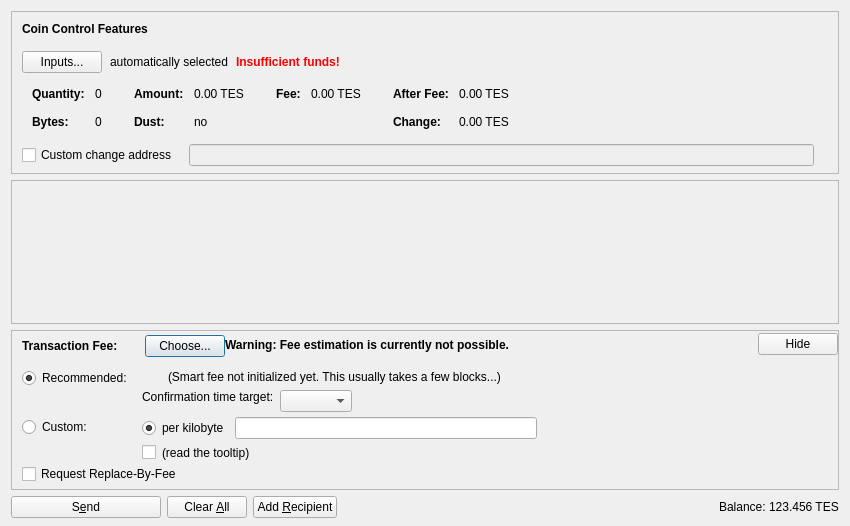
<?xml version="1.0" encoding="UTF-8"?>
<ui version="4.0">
 <class>SendCoinsDialog</class>
 <widget class="QDialog" name="SendCoinsDialog">
  <property name="geometry">
   <rect>
    <x>0</x>
    <y>0</y>
    <width>850</width>
    <height>526</height>
   </rect>
  </property>
  <property name="windowTitle">
   <string>Send Coins</string>
  </property>
  <layout class="QVBoxLayout" name="verticalLayout" stretch="0,1,0,0">
   <property name="bottomMargin">
    <number>8</number>
   </property>
   <item>
    <widget class="QFrame" name="frameCoinControl">
     <property name="sizePolicy">
      <sizepolicy hsizetype="Expanding" vsizetype="Expanding">
       <horstretch>0</horstretch>
       <verstretch>0</verstretch>
      </sizepolicy>
     </property>
     <property name="maximumSize">
      <size>
       <width>16777215</width>
       <height>16777215</height>
      </size>
     </property>
     <property name="frameShape">
      <enum>QFrame::StyledPanel</enum>
     </property>
     <property name="frameShadow">
      <enum>QFrame::Sunken</enum>
     </property>
     <layout class="QVBoxLayout" name="verticalLayoutCoinControl2">
      <property name="spacing">
       <number>0</number>
      </property>
      <property name="leftMargin">
       <number>0</number>
      </property>
      <property name="topMargin">
       <number>0</number>
      </property>
      <property name="rightMargin">
       <number>0</number>
      </property>
      <property name="bottomMargin">
       <number>6</number>
      </property>
      <item>
       <layout class="QVBoxLayout" name="verticalLayoutCoinControl" stretch="0,0,0,0,1">
        <property name="spacing">
         <number>0</number>
        </property>
        <property name="leftMargin">
         <number>10</number>
        </property>
        <property name="topMargin">
         <number>10</number>
        </property>
        <item>
         <layout class="QHBoxLayout" name="horizontalLayoutCoinControl1">
          <property name="bottomMargin">
           <number>15</number>
          </property>
          <item>
           <widget class="QLabel" name="labelCoinControlFeatures">
            <property name="sizePolicy">
             <sizepolicy hsizetype="Preferred" vsizetype="Maximum">
              <horstretch>0</horstretch>
              <verstretch>0</verstretch>
             </sizepolicy>
            </property>
            <property name="font">
             <font>
              <weight>75</weight>
              <bold>true</bold>
             </font>
            </property>
            <property name="styleSheet">
             <string notr="true">font-weight:bold;</string>
            </property>
            <property name="text">
             <string>Coin Control Features</string>
            </property>
           </widget>
          </item>
         </layout>
        </item>
        <item>
         <layout class="QHBoxLayout" name="horizontalLayoutCoinControl2" stretch="0,0,0,0">
          <property name="spacing">
           <number>8</number>
          </property>
          <property name="bottomMargin">
           <number>10</number>
          </property>
          <item>
           <widget class="QPushButton" name="pushButtonCoinControl">
            <property name="styleSheet">
             <string notr="true"/>
            </property>
            <property name="text">
             <string>Inputs...</string>
            </property>
            <property name="autoDefault">
             <bool>false</bool>
            </property>
           </widget>
          </item>
          <item>
           <widget class="QLabel" name="labelCoinControlAutomaticallySelected">
            <property name="text">
             <string>automatically selected</string>
            </property>
            <property name="margin">
             <number>5</number>
            </property>
           </widget>
          </item>
          <item>
           <widget class="QLabel" name="labelCoinControlInsuffFunds">
            <property name="font">
             <font>
              <weight>75</weight>
              <bold>true</bold>
             </font>
            </property>
            <property name="styleSheet">
             <string notr="true">color:red;font-weight:bold;</string>
            </property>
            <property name="text">
             <string>Insufficient funds!</string>
            </property>
            <property name="margin">
             <number>5</number>
            </property>
           </widget>
          </item>
          <item>
           <spacer name="horizontalSpacerCoinControl">
            <property name="orientation">
             <enum>Qt::Horizontal</enum>
            </property>
            <property name="sizeHint" stdset="0">
             <size>
              <width>40</width>
              <height>1</height>
             </size>
            </property>
           </spacer>
          </item>
         </layout>
        </item>
        <item>
         <widget class="QWidget" name="widgetCoinControl" native="true">
          <property name="sizePolicy">
           <sizepolicy hsizetype="Preferred" vsizetype="Preferred">
            <horstretch>0</horstretch>
            <verstretch>0</verstretch>
           </sizepolicy>
          </property>
          <property name="minimumSize">
           <size>
            <width>0</width>
            <height>0</height>
           </size>
          </property>
          <property name="styleSheet">
           <string notr="true"/>
          </property>
          <layout class="QHBoxLayout" name="horizontalLayoutCoinControl5">
           <property name="leftMargin">
            <number>0</number>
           </property>
           <property name="topMargin">
            <number>0</number>
           </property>
           <property name="rightMargin">
            <number>0</number>
           </property>
           <property name="bottomMargin">
            <number>0</number>
           </property>
           <item>
            <layout class="QHBoxLayout" name="horizontalLayoutCoinControl3" stretch="0,0,0,1">
             <property name="spacing">
              <number>20</number>
             </property>
             <property name="topMargin">
              <number>0</number>
             </property>
             <property name="bottomMargin">
              <number>10</number>
             </property>
             <item>
              <layout class="QFormLayout" name="formLayoutCoinControl1">
               <property name="horizontalSpacing">
                <number>10</number>
               </property>
               <property name="verticalSpacing">
                <number>14</number>
               </property>
               <property name="leftMargin">
                <number>10</number>
               </property>
               <property name="topMargin">
                <number>4</number>
               </property>
               <property name="rightMargin">
                <number>6</number>
               </property>
               <item row="0" column="0">
                <widget class="QLabel" name="labelCoinControlQuantityText">
                 <property name="font">
                  <font>
                   <weight>75</weight>
                   <bold>true</bold>
                  </font>
                 </property>
                 <property name="text">
                  <string>Quantity:</string>
                 </property>
                 <property name="margin">
                  <number>0</number>
                 </property>
                </widget>
               </item>
               <item row="0" column="1">
                <widget class="QLabel" name="labelCoinControlQuantity">
                 <property name="cursor">
                  <cursorShape>IBeamCursor</cursorShape>
                 </property>
                 <property name="contextMenuPolicy">
                  <enum>Qt::ActionsContextMenu</enum>
                 </property>
                 <property name="text">
                  <string notr="true">0</string>
                 </property>
                 <property name="margin">
                  <number>0</number>
                 </property>
                 <property name="textInteractionFlags">
                  <set>Qt::LinksAccessibleByMouse|Qt::TextSelectableByKeyboard|Qt::TextSelectableByMouse</set>
                 </property>
                </widget>
               </item>
               <item row="1" column="0">
                <widget class="QLabel" name="labelCoinControlBytesText">
                 <property name="font">
                  <font>
                   <weight>75</weight>
                   <bold>true</bold>
                  </font>
                 </property>
                 <property name="text">
                  <string>Bytes:</string>
                 </property>
                </widget>
               </item>
               <item row="1" column="1">
                <widget class="QLabel" name="labelCoinControlBytes">
                 <property name="cursor">
                  <cursorShape>IBeamCursor</cursorShape>
                 </property>
                 <property name="contextMenuPolicy">
                  <enum>Qt::ActionsContextMenu</enum>
                 </property>
                 <property name="text">
                  <string notr="true">0</string>
                 </property>
                 <property name="textInteractionFlags">
                  <set>Qt::LinksAccessibleByMouse|Qt::TextSelectableByKeyboard|Qt::TextSelectableByMouse</set>
                 </property>
                </widget>
               </item>
              </layout>
             </item>
             <item>
              <layout class="QFormLayout" name="formLayoutCoinControl2">
               <property name="horizontalSpacing">
                <number>10</number>
               </property>
               <property name="verticalSpacing">
                <number>14</number>
               </property>
               <property name="leftMargin">
                <number>6</number>
               </property>
               <property name="topMargin">
                <number>4</number>
               </property>
               <property name="rightMargin">
                <number>6</number>
               </property>
               <item row="0" column="0">
                <widget class="QLabel" name="labelCoinControlAmountText">
                 <property name="font">
                  <font>
                   <weight>75</weight>
                   <bold>true</bold>
                  </font>
                 </property>
                 <property name="text">
                  <string>Amount:</string>
                 </property>
                 <property name="margin">
                  <number>0</number>
                 </property>
                </widget>
               </item>
               <item row="0" column="1">
                <widget class="QLabel" name="labelCoinControlAmount">
                 <property name="cursor">
                  <cursorShape>IBeamCursor</cursorShape>
                 </property>
                 <property name="contextMenuPolicy">
                  <enum>Qt::ActionsContextMenu</enum>
                 </property>
                 <property name="text">
                  <string notr="true">0.00 TES</string>
                 </property>
                 <property name="textInteractionFlags">
                  <set>Qt::LinksAccessibleByMouse|Qt::TextSelectableByKeyboard|Qt::TextSelectableByMouse</set>
                 </property>
                </widget>
               </item>
               <item row="1" column="0">
                <widget class="QLabel" name="labelCoinControlLowOutputText">
                 <property name="font">
                  <font>
                   <weight>75</weight>
                   <bold>true</bold>
                  </font>
                 </property>
                 <property name="text">
                  <string>Dust:</string>
                 </property>
                </widget>
               </item>
               <item row="1" column="1">
                <widget class="QLabel" name="labelCoinControlLowOutput">
                 <property name="cursor">
                  <cursorShape>IBeamCursor</cursorShape>
                 </property>
                 <property name="contextMenuPolicy">
                  <enum>Qt::ActionsContextMenu</enum>
                 </property>
                 <property name="text">
                  <string notr="true">no</string>
                 </property>
                 <property name="textInteractionFlags">
                  <set>Qt::LinksAccessibleByMouse|Qt::TextSelectableByKeyboard|Qt::TextSelectableByMouse</set>
                 </property>
                </widget>
               </item>
              </layout>
             </item>
             <item>
              <layout class="QFormLayout" name="formLayoutCoinControl3">
               <property name="horizontalSpacing">
                <number>10</number>
               </property>
               <property name="verticalSpacing">
                <number>14</number>
               </property>
               <property name="leftMargin">
                <number>6</number>
               </property>
               <property name="topMargin">
                <number>4</number>
               </property>
               <property name="rightMargin">
                <number>6</number>
               </property>
               <item row="0" column="0">
                <widget class="QLabel" name="labelCoinControlFeeText">
                 <property name="font">
                  <font>
                   <weight>75</weight>
                   <bold>true</bold>
                  </font>
                 </property>
                 <property name="text">
                  <string>Fee:</string>
                 </property>
                 <property name="margin">
                  <number>0</number>
                 </property>
                </widget>
               </item>
               <item row="0" column="1">
                <widget class="QLabel" name="labelCoinControlFee">
                 <property name="cursor">
                  <cursorShape>IBeamCursor</cursorShape>
                 </property>
                 <property name="contextMenuPolicy">
                  <enum>Qt::ActionsContextMenu</enum>
                 </property>
                 <property name="text">
                  <string notr="true">0.00 TES</string>
                 </property>
                 <property name="textInteractionFlags">
                  <set>Qt::LinksAccessibleByMouse|Qt::TextSelectableByKeyboard|Qt::TextSelectableByMouse</set>
                 </property>
                </widget>
               </item>
              </layout>
             </item>
             <item>
              <layout class="QFormLayout" name="formLayoutCoinControl4">
               <property name="horizontalSpacing">
                <number>10</number>
               </property>
               <property name="verticalSpacing">
                <number>14</number>
               </property>
               <property name="leftMargin">
                <number>6</number>
               </property>
               <property name="topMargin">
                <number>4</number>
               </property>
               <property name="rightMargin">
                <number>6</number>
               </property>
               <item row="0" column="0">
                <widget class="QLabel" name="labelCoinControlAfterFeeText">
                 <property name="font">
                  <font>
                   <weight>75</weight>
                   <bold>true</bold>
                  </font>
                 </property>
                 <property name="text">
                  <string>After Fee:</string>
                 </property>
                 <property name="margin">
                  <number>0</number>
                 </property>
                </widget>
               </item>
               <item row="0" column="1">
                <widget class="QLabel" name="labelCoinControlAfterFee">
                 <property name="cursor">
                  <cursorShape>IBeamCursor</cursorShape>
                 </property>
                 <property name="contextMenuPolicy">
                  <enum>Qt::ActionsContextMenu</enum>
                 </property>
                 <property name="text">
                  <string notr="true">0.00 TES</string>
                 </property>
                 <property name="textInteractionFlags">
                  <set>Qt::LinksAccessibleByMouse|Qt::TextSelectableByKeyboard|Qt::TextSelectableByMouse</set>
                 </property>
                </widget>
               </item>
               <item row="1" column="0">
                <widget class="QLabel" name="labelCoinControlChangeText">
                 <property name="font">
                  <font>
                   <weight>75</weight>
                   <bold>true</bold>
                  </font>
                 </property>
                 <property name="text">
                  <string>Change:</string>
                 </property>
                </widget>
               </item>
               <item row="1" column="1">
                <widget class="QLabel" name="labelCoinControlChange">
                 <property name="cursor">
                  <cursorShape>IBeamCursor</cursorShape>
                 </property>
                 <property name="contextMenuPolicy">
                  <enum>Qt::ActionsContextMenu</enum>
                 </property>
                 <property name="text">
                  <string notr="true">0.00 TES</string>
                 </property>
                 <property name="textInteractionFlags">
                  <set>Qt::LinksAccessibleByMouse|Qt::TextSelectableByKeyboard|Qt::TextSelectableByMouse</set>
                 </property>
                </widget>
               </item>
              </layout>
             </item>
            </layout>
           </item>
          </layout>
         </widget>
        </item>
        <item>
         <layout class="QHBoxLayout" name="horizontalLayoutCoinControl4" stretch="0,0,0">
          <property name="spacing">
           <number>12</number>
          </property>
          <property name="sizeConstraint">
           <enum>QLayout::SetDefaultConstraint</enum>
          </property>
          <property name="topMargin">
           <number>5</number>
          </property>
          <property name="rightMargin">
           <number>5</number>
          </property>
          <item>
           <widget class="QCheckBox" name="checkBoxCoinControlChange">
            <property name="toolTip">
             <string>If this is activated, but the change address is empty or invalid, change will be sent to a newly generated address.</string>
            </property>
            <property name="text">
             <string>Custom change address</string>
            </property>
           </widget>
          </item>
          <item>
           <widget class="QValidatedLineEdit" name="lineEditCoinControlChange">
            <property name="enabled">
             <bool>false</bool>
            </property>
            <property name="sizePolicy">
             <sizepolicy hsizetype="Expanding" vsizetype="Fixed">
              <horstretch>0</horstretch>
              <verstretch>0</verstretch>
             </sizepolicy>
            </property>
           </widget>
          </item>
          <item>
           <widget class="QLabel" name="labelCoinControlChangeLabel">
            <property name="sizePolicy">
             <sizepolicy hsizetype="Preferred" vsizetype="Expanding">
              <horstretch>0</horstretch>
              <verstretch>0</verstretch>
             </sizepolicy>
            </property>
            <property name="minimumSize">
             <size>
              <width>0</width>
              <height>0</height>
             </size>
            </property>
            <property name="text">
             <string/>
            </property>
            <property name="margin">
             <number>3</number>
            </property>
           </widget>
          </item>
         </layout>
        </item>
        <item>
         <spacer name="verticalSpacerCoinControl">
          <property name="orientation">
           <enum>Qt::Vertical</enum>
          </property>
          <property name="sizeHint" stdset="0">
           <size>
            <width>800</width>
            <height>1</height>
           </size>
          </property>
         </spacer>
        </item>
       </layout>
      </item>
     </layout>
    </widget>
   </item>
   <item>
    <widget class="QScrollArea" name="scrollArea">
     <property name="widgetResizable">
      <bool>true</bool>
     </property>
     <widget class="QWidget" name="scrollAreaWidgetContents">
      <property name="geometry">
       <rect>
        <x>0</x>
        <y>0</y>
        <width>830</width>
        <height>104</height>
       </rect>
      </property>
      <layout class="QVBoxLayout" name="verticalLayout_2" stretch="0,1">
       <property name="leftMargin">
        <number>0</number>
       </property>
       <property name="topMargin">
        <number>0</number>
       </property>
       <property name="rightMargin">
        <number>0</number>
       </property>
       <property name="bottomMargin">
        <number>0</number>
       </property>
       <item>
        <layout class="QVBoxLayout" name="entries">
         <property name="spacing">
          <number>6</number>
         </property>
        </layout>
       </item>
       <item>
        <spacer name="verticalSpacer">
         <property name="orientation">
          <enum>Qt::Vertical</enum>
         </property>
         <property name="sizeHint" stdset="0">
          <size>
           <width>20</width>
           <height>40</height>
          </size>
         </property>
        </spacer>
       </item>
      </layout>
     </widget>
    </widget>
   </item>
   <item>
    <widget class="QFrame" name="frameFee">
     <property name="sizePolicy">
      <sizepolicy hsizetype="Expanding" vsizetype="Expanding">
       <horstretch>0</horstretch>
       <verstretch>0</verstretch>
      </sizepolicy>
     </property>
     <property name="maximumSize">
      <size>
       <width>16777215</width>
       <height>16777215</height>
      </size>
     </property>
     <property name="frameShape">
      <enum>QFrame::StyledPanel</enum>
     </property>
     <property name="frameShadow">
      <enum>QFrame::Sunken</enum>
     </property>
     <layout class="QVBoxLayout" name="verticalLayoutFee1">
      <property name="spacing">
       <number>0</number>
      </property>
      <property name="leftMargin">
       <number>0</number>
      </property>
      <property name="topMargin">
       <number>0</number>
      </property>
      <property name="rightMargin">
       <number>0</number>
      </property>
      <property name="bottomMargin">
       <number>0</number>
      </property>
      <item>
       <layout class="QVBoxLayout" name="verticalLayoutFee2" stretch="0,0,0">
        <property name="spacing">
         <number>0</number>
        </property>
        <property name="leftMargin">
         <number>10</number>
        </property>
        <property name="topMargin">
         <number>0</number>
        </property>
        <item>
         <layout class="QHBoxLayout" name="horizontalLayoutFee1">
          <property name="bottomMargin">
           <number>0</number>
          </property>
          <item>
           <layout class="QVBoxLayout" name="verticalLayoutFee7">
            <property name="spacing">
             <number>0</number>
            </property>
            <item>
             <spacer name="verticalSpacerSmartFee">
              <property name="orientation">
               <enum>Qt::Vertical</enum>
              </property>
              <property name="sizeType">
               <enum>QSizePolicy::Fixed</enum>
              </property>
              <property name="sizeHint" stdset="0">
               <size>
                <width>1</width>
                <height>4</height>
               </size>
              </property>
             </spacer>
            </item>
            <item>
             <layout class="QHBoxLayout" name="horizontalLayoutSmartFee">
              <property name="spacing">
               <number>10</number>
              </property>
              <item>
               <widget class="QLabel" name="labelFeeHeadline">
                <property name="sizePolicy">
                 <sizepolicy hsizetype="Preferred" vsizetype="Maximum">
                  <horstretch>0</horstretch>
                  <verstretch>0</verstretch>
                 </sizepolicy>
                </property>
                <property name="font">
                 <font>
                  <weight>75</weight>
                  <bold>true</bold>
                 </font>
                </property>
                <property name="styleSheet">
                 <string notr="true">font-weight:bold;</string>
                </property>
                <property name="text">
                 <string>Transaction Fee:</string>
                </property>
               </widget>
              </item>
              <item>
               <widget class="QLabel" name="labelFeeMinimized">
                <property name="text">
                 <string/>
                </property>
               </widget>
              </item>
              <item>
               <widget class="QPushButton" name="buttonChooseFee">
                <property name="text">
                 <string>Choose...</string>
                </property>
               </widget>
              </item>
             </layout>
            </item>
            <item>
             <spacer name="verticalSpacer_5">
              <property name="orientation">
               <enum>Qt::Vertical</enum>
              </property>
              <property name="sizeHint" stdset="0">
               <size>
                <width>1</width>
                <height>1</height>
               </size>
              </property>
             </spacer>
            </item>
           </layout>
          </item>
          <item>
           <widget class="QLabel" name="fallbackFeeWarningLabel">
            <property name="toolTip">
             <string>Using the fallbackfee can result in sending a transaction that will take several hours or days (or never) to confirm. Consider choosing your fee manually or wait until you have validated the complete chain.</string>
            </property>
            <property name="font">
            <font>
                <weight>75</weight>
                <bold>true</bold>
            </font>
            </property>
            <property name="text">
             <string>Warning: Fee estimation is currently not possible.</string>
            </property>
            <property name="wordWrap">
             <bool>false</bool>
            </property>
           </widget>
          </item>
          <item>
           <spacer name="horizontalSpacer_4">
            <property name="orientation">
             <enum>Qt::Horizontal</enum>
            </property>
            <property name="sizeType">
             <enum>QSizePolicy::MinimumExpanding</enum>
            </property>
            <property name="sizeHint" stdset="0">
             <size>
              <width>40</width>
              <height>20</height>
             </size>
            </property>
           </spacer>
          </item>
          <item>
           <widget class="QPushButton" name="buttonMinimizeFee">
            <property name="toolTip">
             <string>collapse fee-settings</string>
            </property>
            <property name="text">
             <string>Hide</string>
            </property>
           </widget>
          </item>
         </layout>
        </item>
        <item>
         <widget class="QFrame" name="frameFeeSelection">
          <layout class="QVBoxLayout" name="verticalLayoutFee12">
           <property name="spacing">
            <number>0</number>
           </property>
           <property name="leftMargin">
            <number>0</number>
           </property>
           <property name="topMargin">
            <number>0</number>
           </property>
           <property name="rightMargin">
            <number>0</number>
           </property>
           <property name="bottomMargin">
            <number>0</number>
           </property>
           <item>
            <layout class="QGridLayout" name="gridLayoutFee">
             <property name="topMargin">
              <number>10</number>
             </property>
             <property name="bottomMargin">
              <number>4</number>
             </property>
             <property name="horizontalSpacing">
              <number>10</number>
             </property>
             <property name="verticalSpacing">
              <number>4</number>
             </property>
             <item row="1" column="1">
              <layout class="QVBoxLayout" name="verticalLayoutFee8">
               <property name="spacing">
                <number>6</number>
               </property>
               <item>
                <layout class="QHBoxLayout" name="horizontalLayoutFee13">
                 <item>
                  <widget class="QRadioButton" name="radioCustomPerKilobyte">
                   <property name="toolTip">
                    <string>If the custom fee is set to 1000 satoshis and the transaction is only 250 bytes, then &quot;per kilobyte&quot; only pays 250 satoshis in fee, while &quot;total at least&quot; pays 1000 satoshis. For transactions bigger than a kilobyte both pay by kilobyte.</string>
                   </property>
                   <property name="text">
                    <string>per kilobyte</string>
                   </property>
                   <property name="checked">
                    <bool>true</bool>
                   </property>
                   <attribute name="buttonGroup">
                    <string notr="true">groupCustomFee</string>
                   </attribute>
                  </widget>
                 </item>
                 <item>
                  <widget class="BitcoinAmountField" name="customFee"/>
                 </item>
                 <item>
                  <spacer name="horizontalSpacer_6">
                   <property name="orientation">
                    <enum>Qt::Horizontal</enum>
                   </property>
                   <property name="sizeHint" stdset="0">
                    <size>
                     <width>1</width>
                     <height>1</height>
                    </size>
                   </property>
                  </spacer>
                 </item>
                </layout>
               </item>
               <item>
                <layout class="QHBoxLayout" name="horizontalLayoutFee8">
                 <item>
                  <widget class="QCheckBox" name="checkBoxMinimumFee">
                   <property name="toolTip">
                    <string>Paying only the minimum fee is just fine as long as there is less transaction volume than space in the blocks. But be aware that this can end up in a never confirming transaction once there is more demand for triangleearth transactions than the network can process.</string>
                   </property>
                   <property name="text">
                    <string/>
                   </property>
                  </widget>
                 </item>
                 <item>
                  <widget class="QLabel" name="labelMinFeeWarning">
                   <property name="enabled">
                    <bool>true</bool>
                   </property>
                   <property name="toolTip">
                    <string>Paying only the minimum fee is just fine as long as there is less transaction volume than space in the blocks. But be aware that this can end up in a never confirming transaction once there is more demand for triangleearth transactions than the network can process.</string>
                   </property>
                   <property name="text">
                    <string>(read the tooltip)</string>
                   </property>
                   <property name="margin">
                    <number>5</number>
                   </property>
                  </widget>
                 </item>
                 <item>
                  <spacer name="horizontalSpacer_2">
                   <property name="orientation">
                    <enum>Qt::Horizontal</enum>
                   </property>
                   <property name="sizeHint" stdset="0">
                    <size>
                     <width>1</width>
                     <height>1</height>
                    </size>
                   </property>
                  </spacer>
                 </item>
                </layout>
               </item>
              </layout>
             </item>
             <item row="0" column="0">
              <layout class="QVBoxLayout" name="verticalLayoutFee4" stretch="0,1">
               <item>
                <widget class="QRadioButton" name="radioSmartFee">
                 <property name="text">
                  <string>Recommended:</string>
                 </property>
                 <property name="checked">
                  <bool>true</bool>
                 </property>
                 <attribute name="buttonGroup">
                  <string notr="true">groupFee</string>
                 </attribute>
                </widget>
               </item>
               <item>
                <spacer name="verticalSpacer_2">
                 <property name="orientation">
                  <enum>Qt::Vertical</enum>
                 </property>
                 <property name="sizeHint" stdset="0">
                  <size>
                   <width>1</width>
                   <height>1</height>
                  </size>
                 </property>
                </spacer>
               </item>
              </layout>
             </item>
             <item row="1" column="0">
              <layout class="QVBoxLayout" name="verticalLayoutFee9" stretch="0,1">
               <item>
                <widget class="QRadioButton" name="radioCustomFee">
                 <property name="text">
                  <string>Custom:</string>
                 </property>
                 <attribute name="buttonGroup">
                  <string notr="true">groupFee</string>
                 </attribute>
                </widget>
               </item>
               <item>
                <spacer name="verticalSpacer_6">
                 <property name="orientation">
                  <enum>Qt::Vertical</enum>
                 </property>
                 <property name="sizeHint" stdset="0">
                  <size>
                   <width>1</width>
                   <height>1</height>
                  </size>
                 </property>
                </spacer>
               </item>
              </layout>
             </item>
             <item row="0" column="1">
              <layout class="QVBoxLayout" name="verticalLayoutFee3" stretch="0,0,1">
               <property name="spacing">
                <number>6</number>
               </property>
               <property name="topMargin">
                <number>2</number>
               </property>
               <item>
                <layout class="QHBoxLayout" name="horizontalLayoutFee12">
                 <item>
                  <widget class="QLabel" name="labelSmartFee">
                   <property name="text">
                    <string/>
                   </property>
                   <property name="margin">
                    <number>2</number>
                   </property>
                  </widget>
                 </item>
                 <item>
                  <widget class="QLabel" name="labelFeeEstimation">
                   <property name="text">
                    <string/>
                   </property>
                  </widget>
                 </item>
                 <item>
                  <widget class="QLabel" name="labelSmartFee2">
                   <property name="text">
                    <string>(Smart fee not initialized yet. This usually takes a few blocks...)</string>
                   </property>
                   <property name="margin">
                    <number>2</number>
                   </property>
                  </widget>
                 </item>
                 <item>
                  <spacer name="horizontalSpacer_5">
                   <property name="orientation">
                    <enum>Qt::Horizontal</enum>
                   </property>
                   <property name="sizeHint" stdset="0">
                    <size>
                     <width>1</width>
                     <height>1</height>
                    </size>
                   </property>
                  </spacer>
                 </item>
                </layout>
               </item>
               <item>
                <layout class="QHBoxLayout" name="horizontalLayoutFee9">
                 <item>
                  <layout class="QVBoxLayout" name="verticalLayoutFee6">
                   <item>
                    <widget class="QLabel" name="labelSmartFee3">
                     <property name="text">
                      <string>Confirmation time target:</string>
                     </property>
                     <property name="margin">
                      <number>2</number>
                     </property>
                    </widget>
                   </item>
                   <item>
                    <spacer name="verticalSpacer_3">
                     <property name="orientation">
                      <enum>Qt::Vertical</enum>
                     </property>
                     <property name="sizeHint" stdset="0">
                      <size>
                       <width>1</width>
                       <height>1</height>
                      </size>
                     </property>
                    </spacer>
                   </item>
                  </layout>
                 </item>
                 <item>
                  <layout class="QVBoxLayout" name="verticalLayoutFee5">
                   <property name="rightMargin">
                    <number>30</number>
                   </property>
                   <item>
                    <layout class="QHBoxLayout" name="horizontalLayoutConfTarget">
                     <property name="bottomMargin">
                      <number>0</number>
                     </property>
                     <item>
                      <widget class="QComboBox" name="confTargetSelector"/>
                     </item>
                     <item>
                      <spacer name="horizontalSpacerConfTarget">
                       <property name="orientation">
                        <enum>Qt::Horizontal</enum>
                       </property>
                       <property name="sizeHint" stdset="0">
                        <size>
                         <width>40</width>
                         <height>20</height>
                        </size>
                       </property>
                      </spacer>
                     </item>
                    </layout>
                   </item>
                  </layout>
                 </item>
                </layout>
               </item>
               <item>
                <spacer name="verticalSpacer_4">
                 <property name="orientation">
                  <enum>Qt::Vertical</enum>
                 </property>
                 <property name="sizeHint" stdset="0">
                  <size>
                   <width>1</width>
                   <height>1</height>
                  </size>
                 </property>
                </spacer>
               </item>
              </layout>
             </item>
            </layout>
           </item>
           <item>
            <widget class="QCheckBox" name="optInRBF">
             <property name="text">
              <string>Request Replace-By-Fee</string>
             </property>
             <property name="toolTip">
              <string>Indicates that the sender may wish to replace this transaction with a new one paying higher fees (prior to being confirmed).</string>
             </property>
            </widget>
           </item>
          </layout>
         </widget>
        </item>
        <item>
         <spacer name="verticalSpacerFee">
          <property name="orientation">
           <enum>Qt::Vertical</enum>
          </property>
          <property name="sizeHint" stdset="0">
           <size>
            <width>40</width>
            <height>5</height>
           </size>
          </property>
         </spacer>
        </item>
       </layout>
      </item>
     </layout>
    </widget>
   </item>
   <item>
    <layout class="QHBoxLayout" name="horizontalLayout">
     <item>
      <widget class="QPushButton" name="sendButton">
       <property name="minimumSize">
        <size>
         <width>150</width>
         <height>0</height>
        </size>
       </property>
       <property name="toolTip">
        <string>Confirm the send action</string>
       </property>
       <property name="text">
        <string>S&amp;end</string>
       </property>
       <property name="icon">
        <iconset resource="../bitcoin.qrc">
         <normaloff>:/icons/send</normaloff>:/icons/send</iconset>
       </property>
       <property name="autoDefault">
        <bool>false</bool>
       </property>
       <property name="default">
        <bool>false</bool>
       </property>
      </widget>
     </item>
     <item>
      <widget class="QPushButton" name="clearButton">
       <property name="sizePolicy">
        <sizepolicy hsizetype="Minimum" vsizetype="Fixed">
         <horstretch>0</horstretch>
         <verstretch>0</verstretch>
        </sizepolicy>
       </property>
       <property name="toolTip">
        <string>Clear all fields of the form.</string>
       </property>
       <property name="text">
        <string>Clear &amp;All</string>
       </property>
       <property name="icon">
        <iconset resource="../bitcoin.qrc">
         <normaloff>:/icons/remove</normaloff>:/icons/remove</iconset>
       </property>
       <property name="autoDefault">
        <bool>false</bool>
       </property>
      </widget>
     </item>
     <item>
      <widget class="QPushButton" name="addButton">
       <property name="toolTip">
        <string>Send to multiple recipients at once</string>
       </property>
       <property name="text">
        <string>Add &amp;Recipient</string>
       </property>
       <property name="icon">
        <iconset resource="../bitcoin.qrc">
         <normaloff>:/icons/add</normaloff>:/icons/add</iconset>
       </property>
       <property name="autoDefault">
        <bool>false</bool>
       </property>
      </widget>
     </item>
     <item>
      <spacer name="horizontalSpacer">
       <property name="orientation">
        <enum>Qt::Horizontal</enum>
       </property>
       <property name="sizeHint" stdset="0">
        <size>
         <width>40</width>
         <height>20</height>
        </size>
       </property>
      </spacer>
     </item>
     <item>
      <layout class="QHBoxLayout" name="horizontalLayout_2">
       <property name="spacing">
        <number>3</number>
       </property>
       <item>
        <widget class="QLabel" name="label">
         <property name="sizePolicy">
          <sizepolicy hsizetype="Preferred" vsizetype="Fixed">
           <horstretch>0</horstretch>
           <verstretch>0</verstretch>
          </sizepolicy>
         </property>
         <property name="text">
          <string>Balance:</string>
         </property>
        </widget>
       </item>
       <item>
        <widget class="QLabel" name="labelBalance">
         <property name="sizePolicy">
          <sizepolicy hsizetype="Preferred" vsizetype="Fixed">
           <horstretch>0</horstretch>
           <verstretch>0</verstretch>
          </sizepolicy>
         </property>
         <property name="cursor">
          <cursorShape>IBeamCursor</cursorShape>
         </property>
         <property name="text">
          <string notr="true">123.456 TES</string>
         </property>
         <property name="textInteractionFlags">
          <set>Qt::LinksAccessibleByMouse|Qt::TextSelectableByKeyboard|Qt::TextSelectableByMouse</set>
         </property>
        </widget>
       </item>
      </layout>
     </item>
    </layout>
   </item>
  </layout>
 </widget>
 <customwidgets>
  <customwidget>
   <class>QValidatedLineEdit</class>
   <extends>QLineEdit</extends>
   <header>qvalidatedlineedit.h</header>
  </customwidget>
  <customwidget>
   <class>BitcoinAmountField</class>
   <extends>QLineEdit</extends>
   <header>bitcoinamountfield.h</header>
   <container>1</container>
  </customwidget>
 </customwidgets>
 <resources>
  <include location="../bitcoin.qrc"/>
 </resources>
 <connections/>
 <buttongroups>
  <buttongroup name="groupFee"/>
  <buttongroup name="groupCustomFee"/>
 </buttongroups>
</ui>
